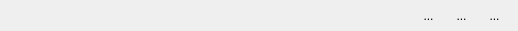
<?xml version="1.0" encoding="UTF-8"?>
<ui version="4.0">
 <class>ArchiveItemWidget</class>
 <widget class="QWidget" name="ArchiveItemWidget">
  <property name="geometry">
   <rect>
    <x>0</x>
    <y>0</y>
    <width>518</width>
    <height>31</height>
   </rect>
  </property>
  <property name="contextMenuPolicy">
   <enum>Qt::ActionsContextMenu</enum>
  </property>
  <property name="windowTitle">
   <string>Form</string>
  </property>
  <layout class="QHBoxLayout" name="horizontalLayout">
   <property name="spacing">
    <number>6</number>
   </property>
   <property name="leftMargin">
    <number>10</number>
   </property>
   <property name="topMargin">
    <number>2</number>
   </property>
   <property name="rightMargin">
    <number>10</number>
   </property>
   <property name="bottomMargin">
    <number>2</number>
   </property>
   <item>
    <widget class="QLabel" name="iconLabel">
     <property name="sizePolicy">
      <sizepolicy hsizetype="Preferred" vsizetype="Preferred">
       <horstretch>0</horstretch>
       <verstretch>0</verstretch>
      </sizepolicy>
     </property>
     <property name="minimumSize">
      <size>
       <width>20</width>
       <height>20</height>
      </size>
     </property>
     <property name="maximumSize">
      <size>
       <width>20</width>
       <height>20</height>
      </size>
     </property>
     <property name="text">
      <string/>
     </property>
     <property name="pixmap">
      <pixmap resource="../resources.qrc">:/resources/icons/tarsnap_icon.png</pixmap>
     </property>
     <property name="scaledContents">
      <bool>true</bool>
     </property>
    </widget>
   </item>
   <item>
    <widget class="TextLabel" name="nameLabel">
     <property name="sizePolicy">
      <sizepolicy hsizetype="Minimum" vsizetype="Preferred">
       <horstretch>0</horstretch>
       <verstretch>0</verstretch>
      </sizepolicy>
     </property>
     <property name="text">
      <string/>
     </property>
     <property name="elide" stdset="0">
      <string>Qt::ElideRight</string>
     </property>
    </widget>
   </item>
   <item>
    <spacer name="horizontalSpacer">
     <property name="orientation">
      <enum>Qt::Horizontal</enum>
     </property>
     <property name="sizeType">
      <enum>QSizePolicy::Maximum</enum>
     </property>
     <property name="sizeHint" stdset="0">
      <size>
       <width>0</width>
       <height>0</height>
      </size>
     </property>
    </spacer>
   </item>
   <item>
    <widget class="QLabel" name="detaiLabel">
     <property name="sizePolicy">
      <sizepolicy hsizetype="Maximum" vsizetype="Preferred">
       <horstretch>0</horstretch>
       <verstretch>0</verstretch>
      </sizepolicy>
     </property>
     <property name="styleSheet">
      <string notr="true">QLabel {
color: grey;
}</string>
     </property>
     <property name="text">
      <string/>
     </property>
    </widget>
   </item>
   <item>
    <widget class="QToolButton" name="inspectButton">
     <property name="minimumSize">
      <size>
       <width>27</width>
       <height>27</height>
      </size>
     </property>
     <property name="maximumSize">
      <size>
       <width>27</width>
       <height>27</height>
      </size>
     </property>
     <property name="styleSheet">
      <string notr="true">QToolButton {
border: none;
border-radius: 4px;
}

QToolButton:hover {
background: rgba(179, 190, 255, 120);
}

QToolButton:pressed {
padding-top: 2px;
padding-left: 2px;
}</string>
     </property>
     <property name="text">
      <string>...</string>
     </property>
     <property name="icon">
      <iconset resource="../resources.qrc">
       <normaloff>:/resources/icons/info-2x.png</normaloff>:/resources/icons/info-2x.png</iconset>
     </property>
    </widget>
   </item>
   <item>
    <widget class="QToolButton" name="restoreButton">
     <property name="minimumSize">
      <size>
       <width>27</width>
       <height>27</height>
      </size>
     </property>
     <property name="maximumSize">
      <size>
       <width>27</width>
       <height>27</height>
      </size>
     </property>
     <property name="styleSheet">
      <string notr="true">QToolButton {
border: none;
border-radius: 4px;
}

QToolButton:hover {
background: rgba(179, 190, 255, 120);
}

QToolButton:pressed {
padding-top: 2px;
padding-left: 2px;
}</string>
     </property>
     <property name="text">
      <string>...</string>
     </property>
     <property name="icon">
      <iconset resource="../resources.qrc">
       <normaloff>:/resources/icons/action-undo-2x.png</normaloff>:/resources/icons/action-undo-2x.png</iconset>
     </property>
    </widget>
   </item>
   <item>
    <widget class="QToolButton" name="deleteButton">
     <property name="minimumSize">
      <size>
       <width>27</width>
       <height>27</height>
      </size>
     </property>
     <property name="maximumSize">
      <size>
       <width>27</width>
       <height>27</height>
      </size>
     </property>
     <property name="styleSheet">
      <string notr="true">QToolButton {
border: none;
border-radius: 4px;
}

QToolButton:hover {
background: rgba(179, 190, 255, 120);
}

QToolButton:pressed {
padding-top: 2px;
padding-left: 2px;
}</string>
     </property>
     <property name="text">
      <string>...</string>
     </property>
     <property name="icon">
      <iconset resource="../resources.qrc">
       <normaloff>:/resources/icons/trash-2x.png</normaloff>:/resources/icons/trash-2x.png</iconset>
     </property>
    </widget>
   </item>
  </layout>
  <action name="actionDelete">
   <property name="icon">
    <iconset resource="../resources.qrc">
     <normaloff>:/resources/icons/trash-2x.png</normaloff>:/resources/icons/trash-2x.png</iconset>
   </property>
   <property name="text">
    <string>Delete</string>
   </property>
   <property name="toolTip">
    <string>Delete archive(s)</string>
   </property>
  </action>
  <action name="actionInspect">
   <property name="icon">
    <iconset resource="../resources.qrc">
     <normaloff>:/resources/icons/info-2x.png</normaloff>:/resources/icons/info-2x.png</iconset>
   </property>
   <property name="text">
    <string>Inspect</string>
   </property>
   <property name="toolTip">
    <string>Inspect archive</string>
   </property>
  </action>
  <action name="actionRestore">
   <property name="icon">
    <iconset resource="../resources.qrc">
     <normaloff>:/resources/icons/action-undo-2x.png</normaloff>:/resources/icons/action-undo-2x.png</iconset>
   </property>
   <property name="text">
    <string>Restore</string>
   </property>
   <property name="toolTip">
    <string>Restore Archive</string>
   </property>
  </action>
 </widget>
 <customwidgets>
  <customwidget>
   <class>TextLabel</class>
   <extends>QLabel</extends>
   <header location="global">../widgets/textlabel.h</header>
  </customwidget>
 </customwidgets>
 <resources>
  <include location="../resources.qrc"/>
 </resources>
 <connections/>
</ui>
